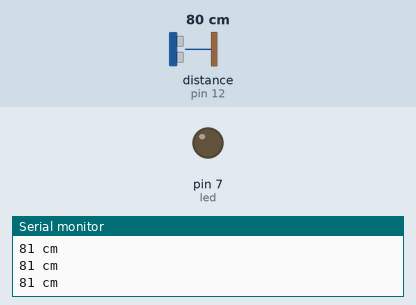
A sketch run on a simulated Arduino Uno, built with avr-gcc and run on an emulated ATmega328P. Shown: output pins drawn as LEDs (lit = HIGH), the last lines printed to the serial monitor. Inputs (shaded band) come from the test bench; at power-on: distance to the obstacle (sensor on pin 12) 80 cm. The echo pulse lasts 58.3 µs per cm.

Above: at 1.2 s.
1.3 s: distance to the obstacle (sensor on pin 12) set to 17 cm
2.8 s: distance to the obstacle (sensor on pin 12) set to 13 cm
At 4.0 s:
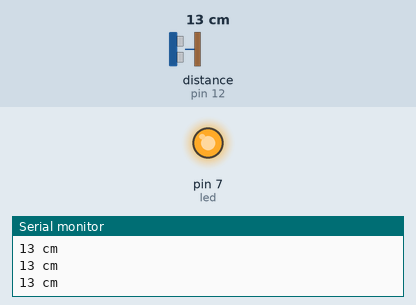
4.3 s: distance to the obstacle (sensor on pin 12) set to 18 cm
At 5.6 s:
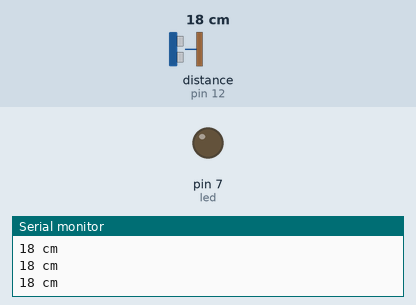
5.9 s: distance to the obstacle (sensor on pin 12) set to 2 cm
At 7.5 s:
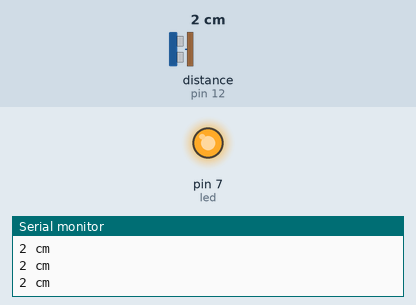
Timing chart, 0 to 8.5 s (numbered marks = the images above; inputs shaded):
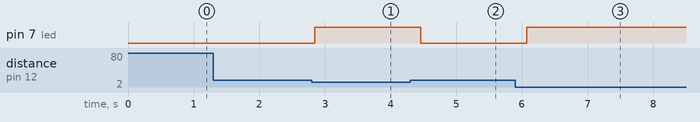

Measured:
- the behaviour switches between 16 and 15 cm on distance to the obstacle (sensor on pin 12) (found by bisection; images 0 and 1)
- after the input at 2.8 s, pin 7 (led): LOW → HIGH after 0.05 s
- after the input at 4.3 s, pin 7 (led): HIGH → LOW after 0.16 s
- after the input at 5.9 s, pin 7 (led): LOW → HIGH after 0.17 s

The sketch:

New_Ping_Take_Three.ino
```cpp
#include <NewPing.h>

#define TRIGGER_PIN  11
#define ECHO_PIN     12
#define MAX_DISTANCE 200

int led = 7;
long duration, cm, inches;
NewPing sonar(TRIGGER_PIN, ECHO_PIN, MAX_DISTANCE);

void setup() {

  Serial.begin(9600); //starts the serial monitor
  pinMode(led, OUTPUT);

}

void loop() {

  delay(200);
 cm = sonar.ping_cm();
  Serial.print(cm);
  Serial.println(" cm");

  if (cm <=15){
    digitalWrite(led,HIGH);

  }
  else digitalWrite(led,LOW);

}
```
